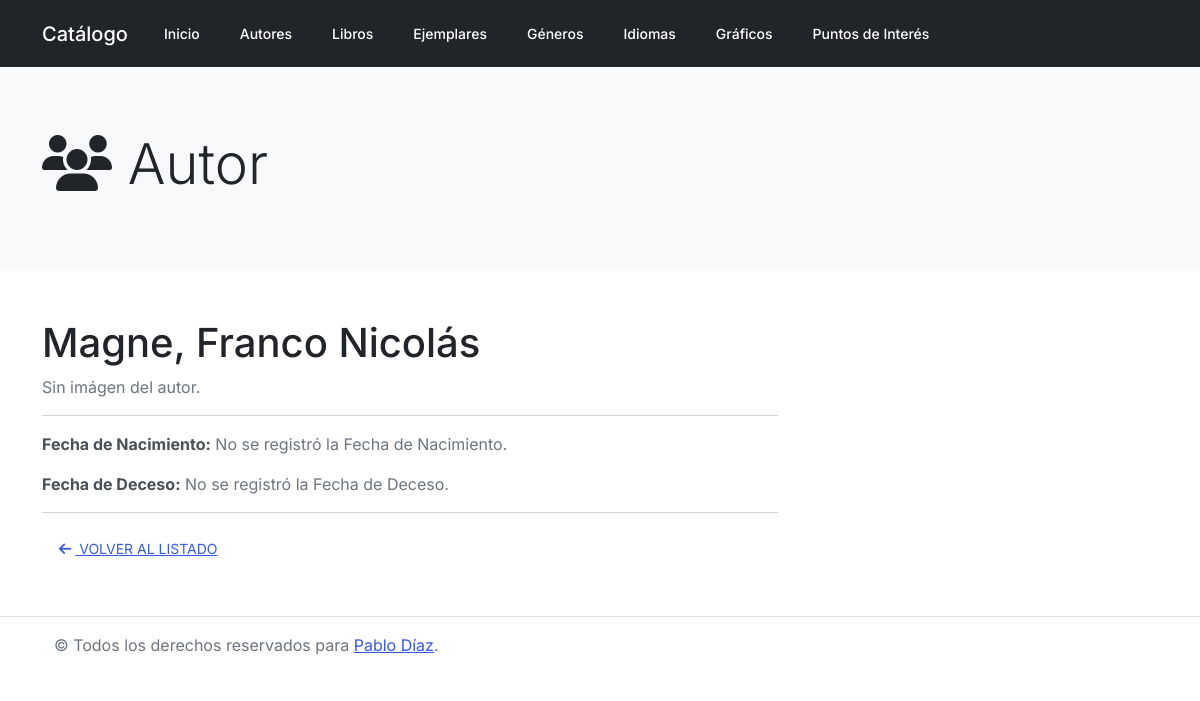
Page /catalogo/autor/detalle/62 on the earlier database version.
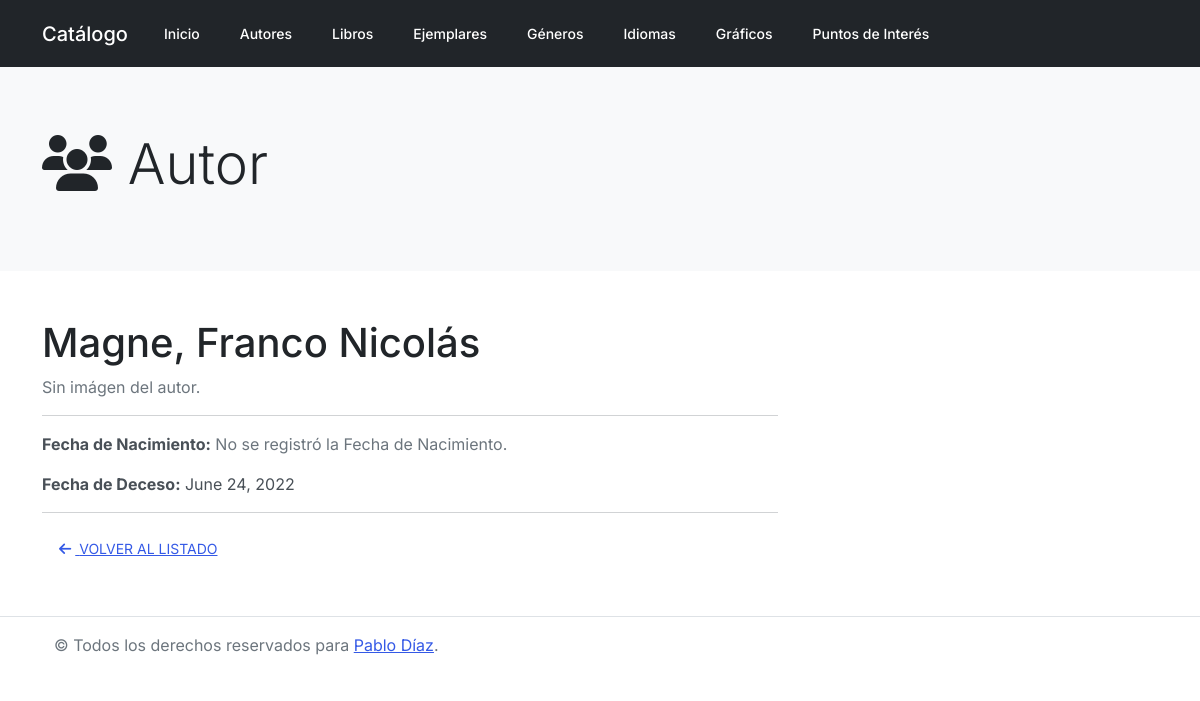
Same page on the later database version.
### catalogo/models.py (models this page shows, shortened)
class Autor(models.Model):
    nombre = models.CharField(max_length=50)
    apellido = models.CharField(max_length=50)
    fechaNac = models.DateField(null=True, blank=True)
    fechaDeceso = models.DateField('Fallecido', null=True, blank=True)
    image=models.ImageField(upload_to='catalogo/upload/img', null=True, blank=True)
    def __str__(self):
        return '%s, %s' % (self.apellido, self.nombre)
    class Meta:
        ordering = ["-id", "apellido", "nombre"]

### catalogo/views.py (the view, shortened to what this page needs)
# urls.py: path('autor/detalle/<pk>', views.AuthorDetailView.as_view(), name='author_details'),
class AuthorDetailView(generic.DetailView):
    model = Autor
    template_name = 'authors/show.html'

### catalogo/templates/authors/show.html
{% extends "base.html" %}
{% block jumbotron %}
    {% include "partials/jumbotron.html" with icon="<i class='fas fa-users'></i>" title="Autor" %}
{% endblock %}
{% block content %}
    <div class="row">
        <div class="col-12 col-md-8">
            <h1>{{ autor }}</h1>
            {% if autor.image %}
                <img src="{{ autor.image.url }}" alt="{{ autor }}" class="img-responsive" width="200px">
            {% else %}
                <p class="text-muted mb-0">Sin imágen del autor.</p>
            {% endif %}
            <hr>
            <p>
                <strong>Fecha de Nacimiento:</strong>
                {% if autor.fechaNac %}
                    {{ autor.fechaNac }}
                {% else %}
                    <span class="text-muted">No se registró la Fecha de Nacimiento.</span>
                {% endif %}
            </p>
            <p>
                <strong>Fecha de Deceso:</strong>
                {% if autor.fechaDeceso %}
                    {{ autor.fechaDeceso }}
                {% else %}
                    <span class="text-muted">No se registró la Fecha de Deceso.</span>
                {% endif %}
            </p>
            <hr>
            <a href="{% url 'author_list' %}" class="btn btn-link">
                <i class="fas fa-arrow-left mr-1"></i> VOLVER AL LISTADO
            </a>
        </div>
    </div>
{% endblock %}

Differences in the rows shown:
changed Autor "Magne, Franco Nicolás": fechaDeceso (not shown) → "June 24, 2022"
Other differences:
text no longer shown: "No se registró la Fecha de Deceso."
